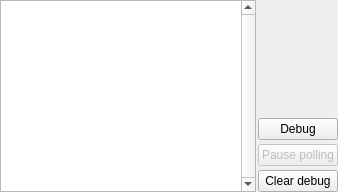
          <widget class="QWidget" name="tabDebug">
           <attribute name="title">
            <string>Debug</string>
           </attribute>
           <layout class="QHBoxLayout" name="horizontalLayout_18">
            <property name="spacing">
             <number>2</number>
            </property>
            <property name="leftMargin">
             <number>0</number>
            </property>
            <property name="topMargin">
             <number>0</number>
            </property>
            <property name="rightMargin">
             <number>0</number>
            </property>
            <property name="bottomMargin">
             <number>0</number>
            </property>
            <item>
             <widget class="QTextEdit" name="txtDebugOutput">
              <property name="minimumSize">
               <size>
                <width>0</width>
                <height>0</height>
               </size>
              </property>
              <property name="font">
               <font>
                <family>Monospace</family>
               </font>
              </property>
              <property name="verticalScrollBarPolicy">
               <enum>Qt::ScrollBarAlwaysOn</enum>
              </property>
              <property name="lineWrapMode">
               <enum>QTextEdit::NoWrap</enum>
              </property>
             </widget>
            </item>
            <item>
             <layout class="QVBoxLayout" name="verticalLayout_13">
              <property name="spacing">
               <number>4</number>
              </property>
              <item>
               <spacer name="verticalSpacer_3">
                <property name="orientation">
                 <enum>Qt::Vertical</enum>
                </property>
                <property name="sizeHint" stdset="0">
                 <size>
                  <width>20</width>
                  <height>13</height>
                 </size>
                </property>
               </spacer>
              </item>
              <item>
               <widget class="QPushButton" name="btnDebug">
                <property name="text">
                 <string>Debug</string>
                </property>
                <property name="checkable">
                 <bool>true</bool>
                </property>
                <property name="checked">
                 <bool>false</bool>
                </property>
               </widget>
              </item>
              <item>
               <widget class="QPushButton" name="btnPausePolling">
                <property name="enabled">
                 <bool>false</bool>
                </property>
                <property name="text">
                 <string>Pause polling</string>
                </property>
                <property name="checkable">
                 <bool>true</bool>
                </property>
               </widget>
              </item>
              <item>
               <widget class="QPushButton" name="btnClearDebug">
                <property name="text">
                 <string>Clear debug</string>
                </property>
               </widget>
              </item>
             </layout>
            </item>
           </layout>
          </widget>
